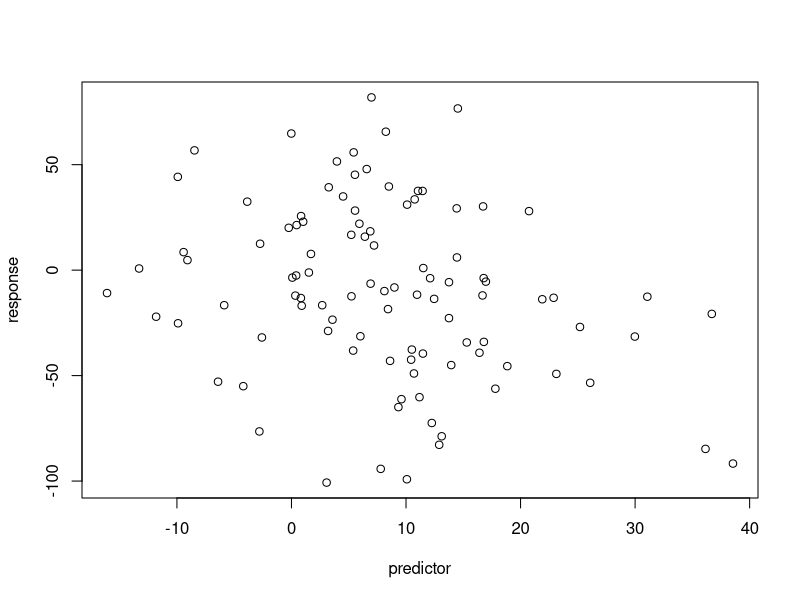
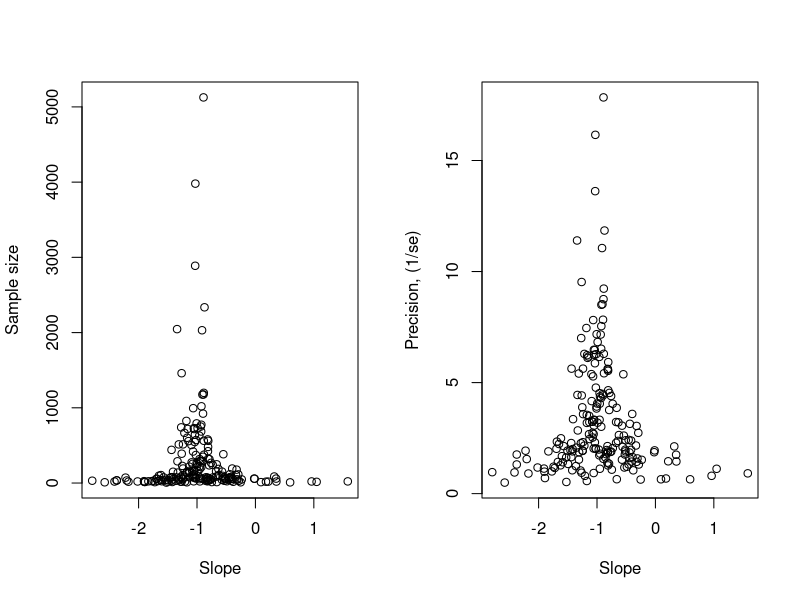
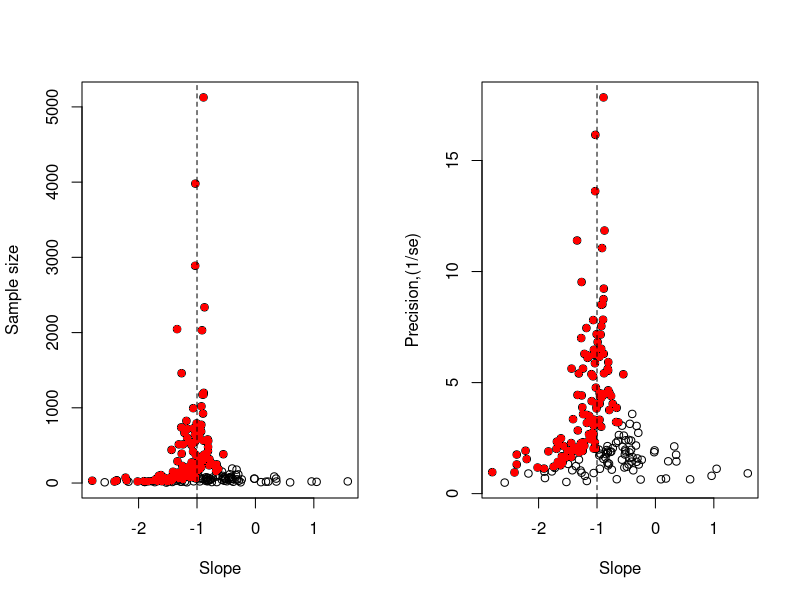
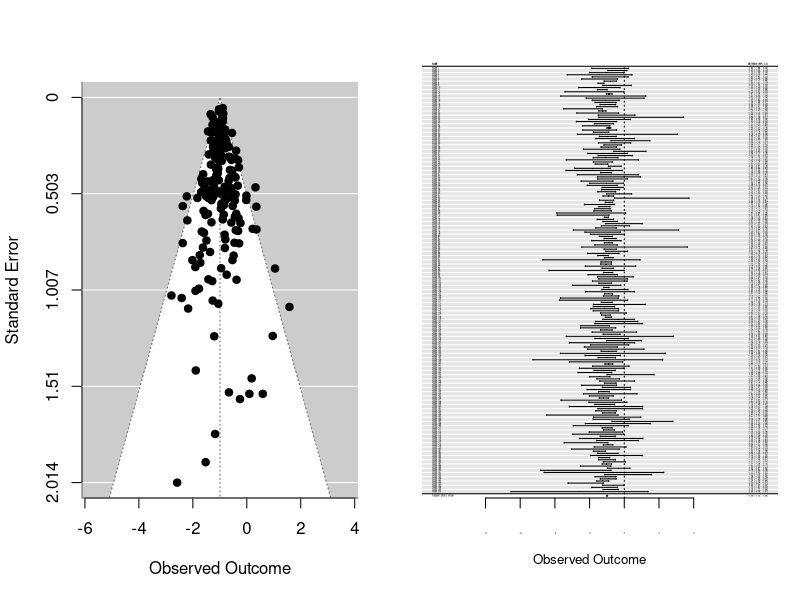
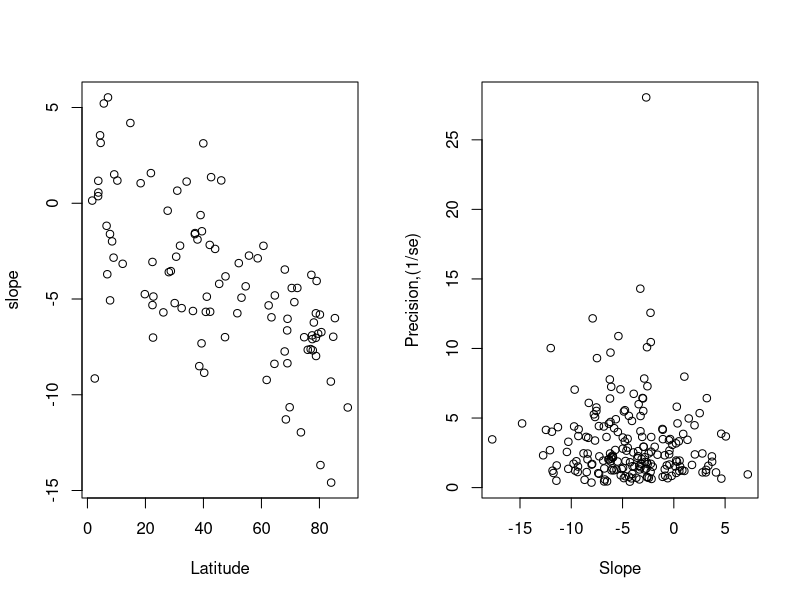

These charts were generated, in order, by the following R code:
#Run fixed and random effects meta-analysis 
#Present summay of effect sizes using forest plot 
#Need packages metafor 
install.packages("metafor", dependencies = TRUE,repos = "https://cloud.r-project.org")
#The funnel plot 
#First we need to simulate data 
#Generating data  with identical parameters and analysing with a linear model 
slope<--1
intercept<- 0
predictor<- rnorm(n=100, mean = 10, sd= 10)
response<- intercept+slope*predictor+rnorm(n=100,mean = 0, sd= 40)
plot(predictor,response)
#Run a simple lm with the data 
simplelm<- lm(response~predictor)
summary(simplelm)
#Now using the same simulation in a for loop 
store<- matrix(nrow = 200, ncol = 4)
#need to store our data somewhere 
for(x in 1:200){
  samplesize<- ceiling(exp(rnorm(1,4.5,1.5)))+3
  
  predictor<-rnorm(n=samplesize, mean=10, sd=10)
  response<- intercept+predictor*slope+rnorm(n=samplesize,0,40)
  model<- lm(response~predictor)
  store[x,]<-c(samplesize, summary(model)$coefficients[2,1:2],summary(model)$coefficients[2,4])
}
store<-as.data.frame(store)  
names(store)<- c("n","slope","standard.error","p.value")

#Producing and interpreting a funnel plot 

par(mfrow=c(1,2))
plot(store$slope,store$n,xlab = "Slope",ylab = "Sample size")
plot(store$slope,(1/store$standard.error),xlab = "Slope", ylab = "Precision, (1/se)")
#We can also colour the slope estimates that are significant and indicate the slope that we used with a dashed line 

sigsslope<- which(store$p.value<0.05)
par(mfrow=c(1,2))
plot(store$slope,store$n, xlab = "Slope", ylab = "Sample size")
points(store$slope[sigsslope],store$n[sigsslope],pch=16,col="red")
abline(v=slope,lty=2)
plot(store$slope,(1/store$standard.error),xlab = "Slope", ylab = "Precision,(1/se)")
points(store$slope[sigsslope],(1/store$standard.error[sigsslope]),pch=16,col="red")
abline(v=slope, lty=2)

#A basic meta-analysis 
#If we imagine that the 200 different slope estimates come from 200 different studies then the most straightforward way to analyse differences in effect sizes is to run a simple lm 

model2<- lm(slope~1, data=store)
#the ~1 tells the model to fit an intercept only
summary(model2)


#Estimating the mean effect size usiwng metafor 

library(metafor)
?rma
#this is a function to fit meta-analytic equal-, fixed-, and random-effects models and meta-regression models using a linear (mixed-effects) model framework
#two main bits of information to run this as yi = slope and sei = standard error 

meta<- rma(yi=slope, sei=standard.error,data = store)
meta

funnel(meta)
#now making a forest plot
forest(meta,cex.lab=0.8,addfit=TRUE,shade="zebra")

#A meta-analysis with moderators and random terms 
#Simulating a new meta-datasets 
#With these data sets slope estimates (effect sizes) vary as a function another variable 
Latitude<- runif(100,0,90)
#we will randomly sample a latitude from 0,90 degree North 
slope<- 0+Latitude*-0.1+rnorm(100,0,3)
plot(Latitude,slope)
#add random effect of species - so slopes 1-10 will be species 1 11-20 species 2 and so on untill 191-200 for species 20 
store2<- matrix(nrow = 200, ncol=7)
#somewhere to store our data 
species<-rep(1:20,each=10)
specieseffect<-rep(rnorm(20,0,2),each=10)
#we will use this to generate our 20 species random effects
for(x in 1:200){
  Latitude<- runif(1,0,90)
  slope<-0+specieseffect[x]+Latitude*-0.1+rnorm(1,0,3)
  samplesize<- ceiling(exp(rnorm(1,4.5,1.5)))
  if(samplesize>3){
    predictor<-rnorm(n=samplesize,mean = 10,sd=10)
    response<- intercept+predictor*slope+rnorm(n=samplesize,0,40)
    
    model<-lm(response~predictor)
    
    store2[x,]<-c(samplesize,summary(model)$coefficients[2,1:2],summary(model)$coefficients[2,4],Latitude,species[x],x)
  }}

store2<-as.data.frame(store2)
names(store2)<-c("n","slope","standard.error","p.value","latitude","species","ID")

#now running a meta analysis and funnel plot with the new data set 

plot(store2$slope,(1/store2$standard.error),xlab="Slope",ylab="Precision,(1/se)")

meta2<- rma(yi=slope, sei = standard.error,data=store2)
meta2
